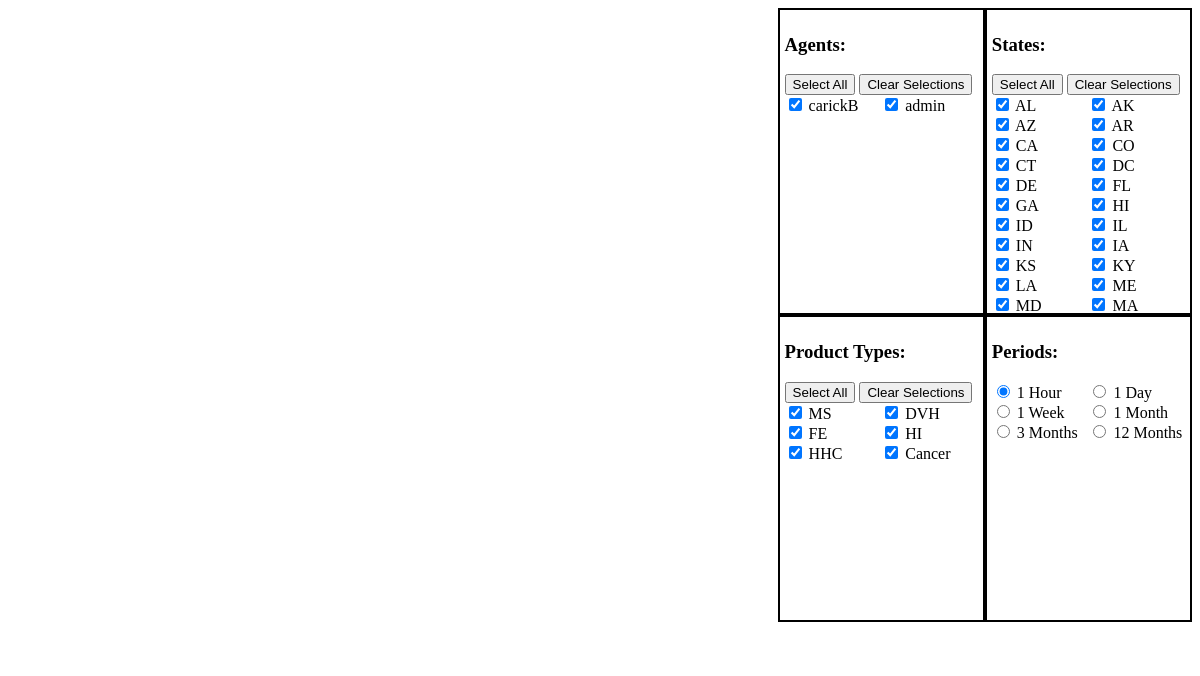
The page /analytics/ on the database its author committed.
### AgentMap/models.py (models this page shows, shortened)
class Agent(models.Model):
    user = models.OneToOneField(User, on_delete=models.CASCADE)
    isManager = models.BooleanField(default=False)
    npn = models.CharField(max_length=200, blank=True)
    ssn = models.CharField(max_length=200, blank=True)
    dob = models.DateField(blank=True, null=True)
    address = models.CharField(max_length=400, blank=True)
    phone = models.CharField(max_length=200, blank=True)

class State(models.Model):
    state_code = models.CharField(max_length=3)  # The state abbreviation
    full_state = models.CharField(max_length=200)  # The full state name
    class Meta:
        verbose_name_plural = "States"
    def __str__(self):
        return self.state_code

### AgentMap/views.py (the view)
# urls.py: path('analytics/', agent_map_view.analytics_view, name='Analytics'),
def analytics_view(request):
    agents = Agent.objects.all()
    actions = AgentActivity.objects.values_list('action', flat=True).distinct()
    excludedStates = ['ENT', 'PR']
    states = State.objects.exclude(state_code__in=excludedStates)
    product_types = ['MS', 'DVH', 'FE', 'HI', 'HHC', 'Cancer']
    form_types = FormType.objects.all()
    context = {
        'agents': agents,
        'actions': actions,
        'states': states,
        'product_types': product_types,
        'form_types': form_types,
    }
    return render(request, 'analytics.html', context)

### templates/analytics.html (shortened to what this page needs)
<!DOCTYPE html>
<html lang="en">
<head>
</head>
<body>
<div id="chart-container" class="container">
    <svg id="chart"></svg>
    <div id="options-container" class="container">
        <div id="agent-selection-container" class="container">
            <h3>Agents:</h3>
                <button id="select-all-agents">Select All</button>
                <button id="clear-agents">Clear Selections</button>
            <div id="agent-selections" class="selections">
                {% for agent in agents %}
                <label>
                    <input type="checkbox" value="{{ agent.user }}" checked> {{ agent.user }}
                </label>
                {% endfor %}
            </div>
        </div>
        <div id="states-selection-container" class="container">
            <h3>States:</h3>
                <button id="select-all-periods">Select All</button>
                <button id="clear-periods">Clear Selections</button>
            <div id="states-selections" class="selections">
                {% for state in states %}
                    <label>
                        <input type="checkbox" name="state" value="{{ state }}" checked> {{ state }}
                        </label>
                {% endfor %}
            </div>
        </div>
        <div id="product-type-selection-container" class="container">
            <h3>Product Types:</h3>
                <button id="select-all-periods">Select All</button>
                <button id="clear-periods">Clear Selections</button>
            <div id="product-type-selections" class="selections">
                {% for product_type in product_types %}
                <label>
                    <input type="checkbox" value="{{ product_type }}" checked> {{ product_type }}
                </label>
                {% endfor %}
            </div>
        </div>
        <div id="period-selection-container" class="container">
            <h3>Periods:</h3>
            <div id="period-selections" class="selections">
                <label>
                    <input type="radio" name="period" value="1" checked> 1 Hour
                </label>
                <label>
                    <input type="radio" name="period" value="24"> 1 Day
                </label>
                <label>
                    <input type="radio" name="period" value="168"> 1 Week
                </label>
                <label>
                    <input type="radio" name="period" value="696"> 1 Month
                </label>
                <label>
                    <input type="radio" name="period" value="2016"> 3 Months
                </label>
                <label>
                    <input type="radio" name="period" value="8064"> 12 Months
                </label>
            </div>
        </div>
    </div>
</div>
</body>
</html>

### templates/analytics.html (style rules this page uses)
#chart-container { display: flex; flex-direction: row; height: 80vh; }
#options-container { display: flex; flex-wrap: wrap; width: 35%; height: 80%; }
#options-container > div { flex: 1 1 50%; box-sizing: border-box; width: 50%; height: 60%; padding: 5px; border: 2px solid oklch(0% 0 0); }
.selections { max-height: 75%; overflow-y: auto; display: flex; flex-wrap: wrap; }
.selections label { flex: 1 1 50%; box-sizing: border-box; }

### rows shown on the page
Agent: user "carickB"
Agent: user "admin"
State: state_code "AL"
State: state_code "AK"
State: state_code "AZ"
State: state_code "AR"
State: state_code "CA"
State: state_code "CO"
State: state_code "CT"
State: state_code "DC"
State: state_code "DE"
State: state_code "FL"
State: state_code "GA"
State: state_code "HI"
State: state_code "ID"
State: state_code "IL"
State: state_code "IN"
State: state_code "IA"
State: state_code "KS"
State: state_code "KY"
State: state_code "LA"
State: state_code "ME"
State: state_code "MD"
State: state_code "MA"

### other values the page prints
{{ product_type }} "MS" "DVH" "FE" "HI" "HHC" "Cancer"
